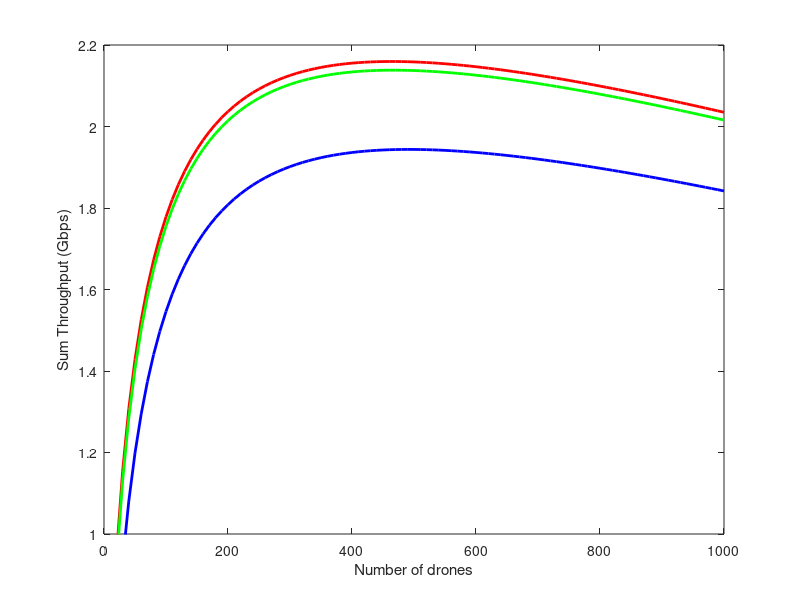

MATLAB code to generate this figure: (Note: this script raises an error after producing the figure.)
clc;
% close all;
clear all;



%%%%%%%%%%%%% Figure 2a %%%%%%%%%%%%%%%%%%%%%

K = 10:10:1000;
M = 100;
rhop = 100;
B = 20e6;
Bc = 3e6;
fc = 2.4e9;
c = 3e8;
v = 30;
Lambda = (9/10)-(K*2*v*fc/Bc/c);

rhou = 10;
R = B*K.*Lambda.*log2(1+(M*rhou./((rhou*(K-1))+1+((1/(rhou*rhop))*(1+K*rhou)))));
Q = R/1e9;
figure(2);plot(K,Q,'r','Linewidth',2);hold on;

rhou = 1;
R = B*K.*Lambda.*log2(1+(M*rhou./((rhou*(K-1))+1+((1/(rhou*rhop))*(1+K*rhou)))));
Q = R/1e9;
figure(2);plot(K,Q,'g','Linewidth',2);hold on;

rhou = .1;
R = B*K.*Lambda.*log2(1+(M*rhou./((rhou*(K-1))+1+((1/(rhou*rhop))*(1+K*rhou)))));
Q = R/1e9;
figure(2);plot(K,Q,'b','Linewidth',2);

axis([0 1000 1 2.2]);
xlabel('Number of drones');ylabel('Sum Throughput (Gbps)');
legend(3,'Data SNR = 10 dB','Data SNR = 0 dB','Data SNR = -10 dB');


%%%%%%%%%%%%% Figure 3a %%%%%%%%%%%%%%%%%%%%%

M = 100;
rhop = 100;
B = 20e6;
Bc = 3e6;
c = 3e8;
v = 30;

rhoudB = -20:20;
rhou = 10.^(rhoudB/10);

K = 20;
fc = 2.4e9;
Lambda = (9/10)-(K*2*v*fc/Bc/c);
R_K20 = B*K.*Lambda.*log2(1+(M*rhou./((rhou*(K-1))+1+((1./(rhou*rhop)).*(1+K*rhou)))));
Q_K20 = R_K20/1e9;
figure(21);plot(10*log10(rhou),Q_K20);hold on;

fc = 60e9;
Lambda = (9/10)-(K*2*v*fc/Bc/c);
R_K2 = B*K.*Lambda.*log2(1+(M*rhou./((rhou*(K-1))+1+((1./(rhou*rhop)).*(1+K*rhou)))));
Q_K2 = R_K2/1e9;
figure(21);plot(10*log10(rhou),Q_K2,'r--');hold on;
legend('2.4 GHz Carrier Frequency','60 GHz Carrier Frequency');


K = 2;
fc = 2.4e9;
Lambda = (9/10)-(K*2*v*fc/Bc/c);
R_K20 = B*K.*Lambda.*log2(1+(M*rhou./((rhou*(K-1))+1+0*((1./(rhou*rhop)).*(1+K*rhou)))));
Q_K20 = R_K20/1e9;figure(21);plot(rhoudB,Q_K20);hold on;

fc = 60e9;
Lambda = (9/10)-(K*2*v*fc/Bc/c);
R_K2 = B*K.*Lambda.*log2(1+(M*rhou./((rhou*(K-1))+1+0*((1./(rhou*rhop)).*(1+K*rhou)))));
Q_K2 = R_K2/1e9;
figure(21);plot(rhoudB,Q_K2,'r--');
xlabel('Data SNR (dB)');ylabel('Sum Throughput (Gbps)');


%%%%%%%%%%%%% Figure 3b %%%%%%%%%%%%%%%%%%%%%


fc = 60e9;
Pt = .1; % 100 mW
B = [10:500]*1e6;
v = 20;
K = 20;
Bc = 3e6;
M = 145;
N0 = 2e-20; % N0 = 1.38e-23*300*10^(7/10);
rhoudB = -10;
rhou = 10^(rhoudB/10);
Range = sqrt(Pt)*c./(fc*4*pi*sqrt(N0*B*rhou));
Lambda = (9/10)-(K*2*v*fc/Bc/c);
R = K*B*Lambda*log2(1+(M*rhou./((rhou*(K-1))+1+((1./(rhou*rhop)).*(1+K*rhou)))));
Q = R/1e9;
figure(22);[AX,H1,H2] = plotyy(B/1e6,Range,B/1e6,Q);hold on;

rhoudB = 0;
rhou = 10^(rhoudB/10);
Range = sqrt(Pt)*c./(fc*4*pi*sqrt(N0*B*rhou));

figure(22);plot(B/1e6,Range);
set(AX(1),'xlim',[10 500],'ylim',[0 250]);
set(AX(2),'xlim',[10 500],'ylim',[0 40]);hold on;
xlabel('Bandwidth (MHz)'); ylabel(AX(1),'Range (m)');ylabel(AX(2),'Sum Throughput (Mbps)');


%%%%%%%%%%%%% Case Study 1 %%%%%%%%%%%%%%%%%%%%%


% GSD = 20e-2; % m
% FL = 5e-3;
% PS = 2.3e-6/1e3;
% H = GSD*FL/PS;
% OL = .7; 

fc = 2.4e9; % Hz
c = 3e8; % m/s
CR = 200;
NBP = 24;
v = 20;
K = 23;
rhou = 1;
rhop = 100;
Pt = 1; % in W
B = 20e6;
fc = 2.4e9;
rpy = 4096;
rpx = 2048;
FPS = 60;
Q = rpy*rpx*NBP*FPS;
Coherence_Time_Case_Study1 = c/(2*v*fc)/1e-3; % in ms
Bc = 3e6;
Lambda = (9/10)-((2*v*fc*K)/(Bc*c));
Coherence_Interval_Case_Study1_Bc3MHz = Bc*Coherence_Time_Case_Study1*1e-3;
Sum_Throughput_Case_Study1 = K*Q/CR/1e9; % in Gbps
Range = sqrt(Pt)*c./(fc*4*pi*sqrt(N0*B*rhou))/1e3; % in Km
Mreq_Case_Study1_Bc3MHz = (K-1+inv(rhou)+(inv(rhou^2*rhop)*(1+K*rhou)))*((2^(Q/CR/B/Lambda))-1);
 
Bc = 300e3;
Lambda = (9/10)-((2*v*fc*K)/(Bc*c));
Coherence_Interval_Case_Study1_Bc300KHz = Bc*Coherence_Time_Case_Study1*1e-3;
Mreq_Case_Study1_Bc300KHz = (K-1+inv(rhou)+(inv(rhou^2*rhop)*(1+K*rhou)))*((2^(Q/CR/B/Lambda))-1);




%%%%%%%%%%%%% Case Study 2 %%%%%%%%%%%%%%%%%%%%%

fc = 60e9; % Hz
CR = 200;
NBP = 24;
v = 20;
K = 20;
rhou = 1;
rhop = 100;
Pt = 1; % in W
rpy = 4096;
rpx = 2048;
FPS = 60;
Q = rpy*rpx*NBP*FPS*4*4;
Coherence_Time_Case_Study2 = c/(2*v*fc)/1e-3; % in ms
Bc = 3e6;
Lambda = (9/10)-((2*v*fc*K)/(Bc*c));
Coherence_Interval_Case_Study2 = Bc*Coherence_Time_Case_Study2*1e-3;
Sum_Throughput_Case_Study2 = K*Q/CR/1e9; % in Gbps
B = 300e6;
Range_Case_Study2_300MHz = sqrt(Pt)*c./(fc*4*pi*sqrt(N0*B*rhou)); % in Km
Mreq_Case_Study2_300MHz = (K-1+inv(rhou)+(inv(rhou^2*rhop)*(1+K*rhou)))*((2^(Q/CR/B/Lambda))-1);
B = 200e6;
Range_Case_Study2_200MHz = sqrt(Pt)*c./(fc*4*pi*sqrt(N0*B*rhou)); % in Km
Mreq_Case_Study2_200MHz = (K-1+inv(rhou)+(inv(rhou^2*rhop)*(1+K*rhou)))*((2^(Q/CR/B/Lambda))-1);


%%%%%%%%%%%%% Case Study 3 %%%%%%%%%%%%%%%%%%%%%
fc = 5.8e9; % Hz
CR = 1;
NBP = 8;
v = 30;
K = 25;
rhou = 1;
rhop = 100;
Pt = .1; % in W
rpy = 640;
rpx = 480;
FPS = 30;
Q = rpy*rpx*NBP*FPS;
Coherence_Time_Case_Study3 = c/(2*v*fc)/1e-3; % in ms
Bc = 3e6;
Lambda = (9/10)-((2*v*fc*K)/(Bc*c));
Coherence_Interval_Case_Study3 = Bc*Coherence_Time_Case_Study3*1e-3;
B = 20e6;
Sum_Throughput_Case_Study3_K25 = K*Q/CR/1e9; % in Gbps
Range_Case_Study3_K25 = sqrt(Pt)*c./(fc*4*pi*sqrt(N0*B*rhou))/1e3; % in Km
Mreq_Case_Study3_K25 = (K-1+inv(rhou)+(inv(rhou^2*rhop)*(1+K*rhou)))*((2^(Q/CR/B/Lambda))-1);


K = 50;
Sum_Throughput_Case_Study3_K50 = K*Q/CR/1e9; % in Gbps
Range_Case_Study3_K50 = sqrt(Pt)*c./(fc*4*pi*sqrt(N0*B*rhou))/1e3; % in Km
Mreq_Case_Study3_K50 = (K-1+inv(rhou)+(inv(rhou^2*rhop)*(1+K*rhou)))*((2^(Q/CR/B/Lambda))-1);


%%%%%%%%%%%%% Figure 2b %%%%%%%%%%%%%%%%%%%%%

fc = 2.4e9;
lambda = c/fc;
M = 100;
R = 500; % in m
tag_isot = 0;
delta = .5*lambda;

N0 = 2e-20;
B = 20e6;
E_GS = inv(sqrt(2))*[1i ; 1i]; % circularly polarized
E_UAV = inv(sqrt(2))*[1i; 1i]; % circularly polarized
tag_identical = 1; % identically oriented
[z,Pt] = polMismatch_Mag(M,R,tag_identical,tag_isot,delta,E_GS,E_UAV,lambda,N0,B);
figure(22);cdfplot(10*log10(Pt)+30);hold on;
tag_identical = 0;% pseudo-randomly oriented
[z,Pt] = polMismatch_Mag(M,R,tag_identical,tag_isot,delta,E_GS,E_UAV,lambda,N0,B);
figure(22);cdfplot(10*log10(Pt)+30);hold on;


E_GS = [1 ; 0]; % linearly polarized
E_UAV = [1; 0]; % linearly polarized
tag_identical = 1; % identically oriented
[z,Pt] = polMismatch_Mag(M,R,tag_identical,tag_isot,delta,E_GS,E_UAV,lambda,N0,B);
figure(22);cdfplot(10*log10(Pt)+30);hold on;
tag_identical = 0; % pseudo-randomly oriented
[z,Pt] = polMismatch_Mag(M,R,tag_identical,tag_isot,delta,E_GS,E_UAV,lambda,N0,B);
figure(22);cdfplot(10*log10(Pt)+30);hold on;
